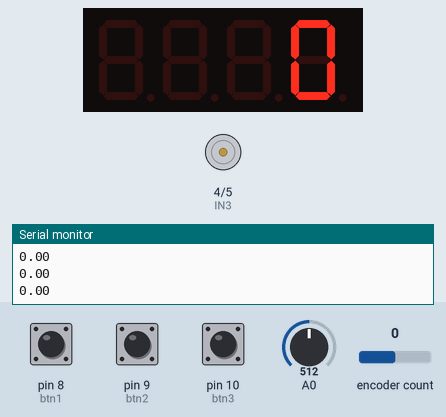
Simulated run of this sketch. Board: Arduino Uno, built with avr-gcc and run on an emulated ATmega328P. Shown: 4-digit seven-segment display, motor-driver pin pairs drawn as motors (green arrow = first pin HIGH = forward, orange = second pin HIGH = backward, longer = more drive, scaled by the enable pin), the last lines printed to the serial monitor. The test bench sets the inputs (shaded band); at power-on: encoder count 0, A0 = 512, pin 8 (btn1) HIGH, pin 10 (btn3) HIGH, pin 9 (btn2) HIGH.

Above: at 1.2 s.
1.3 s: encoder count set to -1
At 1.34 s:
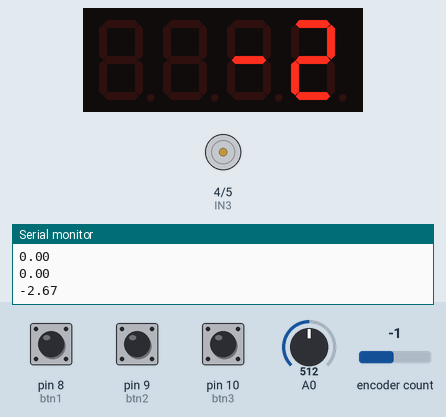
2.9 s: A0 set to 716
4.4 s: pin 8 (btn1) pulled LOW for 0.15 s
At 5.5 s:
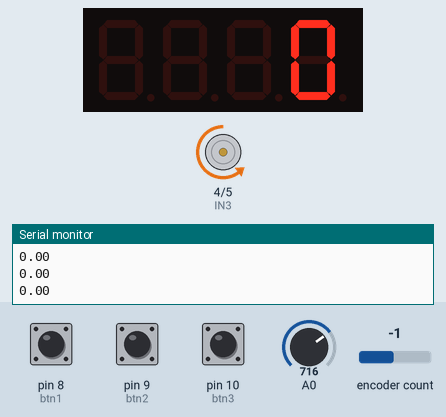
6.0 s: pin 10 (btn3) pulled LOW for 0.15 s
At 6.7 s:
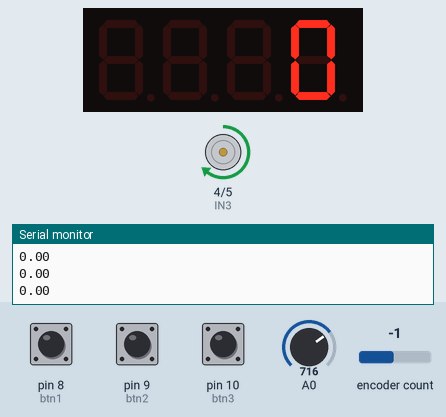
7.6 s: A0 set to 900
At 8.1 s:
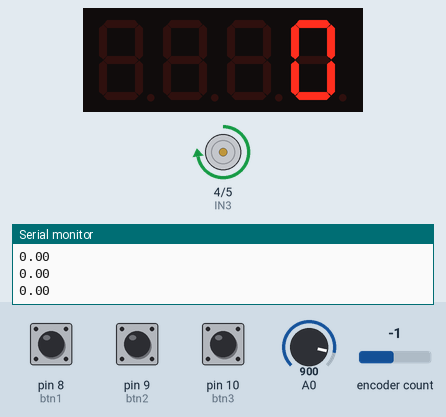
9.2 s: pin 9 (btn2) pulled LOW for 0.15 s
At 9.8 s:
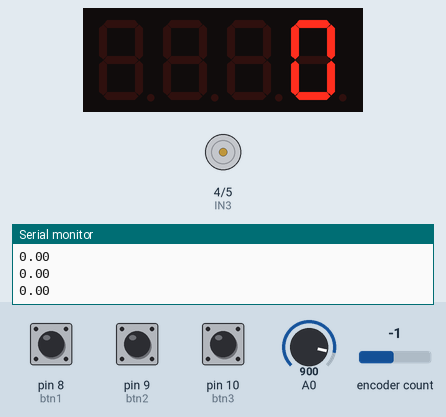
Timing chart, 0 to 11.8 s (numbered marks = the images above; inputs shaded):
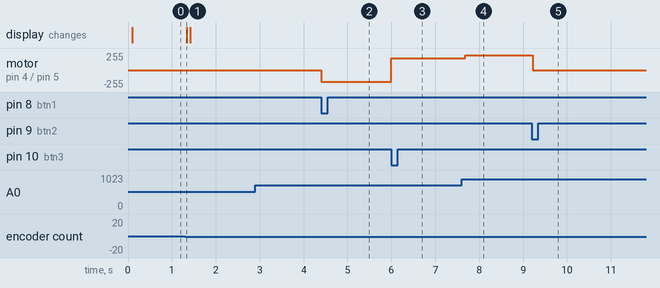

The sketch:

606-6_TM1637_RPM_____.ino
```cpp
#include <Encoder.h>
#include <Arduino.h>
#include <TM1637Display.h>
#define CLK 11
#define DIO 12
TM1637Display display(CLK, DIO);

#define y_pin 2 //노란선
#define g_pin 3 //녹색선

Encoder myEnc(y_pin, g_pin);

#define IN3 4
#define IN4 5
#define ENB 6

#define btn1 8
#define btn2 9
#define btn3 10

//IN3이 LOW고 IN4가 HIGH일때 시계방향회전(정회전)
//IN3이 HIGH고 IN4가 LOW일때 반시계방향회전(역회전)

//0.1초의 간격을 만들기 위해서 필요한 번수
unsigned long t = 0;

void setup() {
  Serial.begin(9600);
  //방향제어핀
  pinMode(IN3,OUTPUT);
  pinMode(IN4,OUTPUT);
  pinMode(btn1,INPUT_PULLUP);
  pinMode(btn2,INPUT_PULLUP);
  pinMode(btn3,INPUT_PULLUP);

  //TM1637의 밝기를 최대로한다
  display.setBrightness(0x0f);
}

void loop() {
  if(digitalRead(btn1) == LOW){
    //정회전
    digitalWrite(IN3,LOW);
    digitalWrite(IN4,HIGH);
  }
  if(digitalRead(btn2) == LOW){
    //정지
    digitalWrite(IN3,LOW);
    digitalWrite(IN4,LOW);
  }
  if(digitalRead(btn3) == LOW){
    //역회전
    digitalWrite(IN3,HIGH);
    digitalWrite(IN4,LOW);

  }

  //0.1초마다 이 조건문이 걸리게된다
  if(millis() - t > 100){
     t = millis();
     //가변저항값을 이용해서 속도를 입력한다
     //가변저항값은 10bit(0~1023) 아날로그값이고 pwm출력값은 8bit(0~255)값이다!
     int photen = analogRead(A0); //0~1023
     photen = map(photen,0,1023,0,255);
     analogWrite(ENB,photen);

     //엔코더 량을 측정한다
     long newPosition = myEnc.read();
     //속도계산하기
     float myspeed = (newPosition * 600) / 900.0;
     Serial.println(myspeed);
     display.showNumberDec(myspeed, false);
     //현재까지 측정한 엔코더량 초기화
     myEnc.write(0);
  }
}
```

Measured:
- after the input at 1.3 s, the display: changes at once (image 1)
- after the input at 4.4 s, motor on pin 4 (IN3) / pin 5 (IN4): stopped → backward 178/255 at once
- after the input at 6.0 s, motor on pin 4 (IN3) / pin 5 (IN4): backward 178/255 → forward 178/255 at once
- after the input at 7.6 s, motor on pin 4 (IN3) / pin 5 (IN4): forward 178/255 → forward 224/255 after 0.08 s
- after the input at 9.2 s, motor on pin 4 (IN3) / pin 5 (IN4): forward 224/255 → stopped at once
